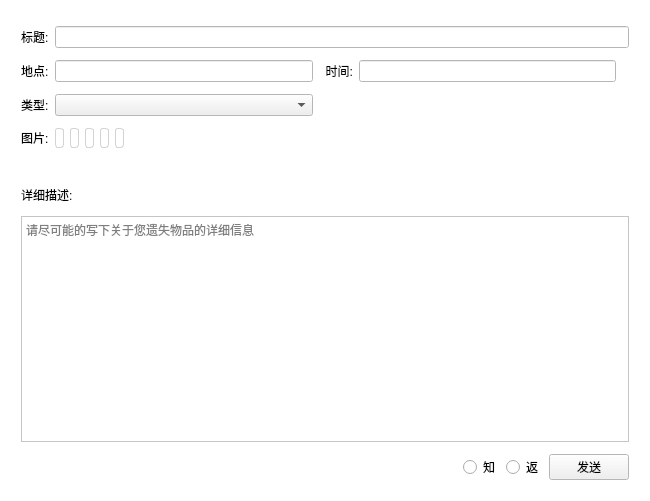
<?xml version="1.0" encoding="UTF-8"?>
<ui version="4.0">
 <class>CSendW</class>
 <widget class="QWidget" name="CSendW">
  <property name="geometry">
   <rect>
    <x>0</x>
    <y>0</y>
    <width>650</width>
    <height>501</height>
   </rect>
  </property>
  <property name="palette">
   <palette>
    <active>
     <colorrole role="Base">
      <brush brushstyle="SolidPattern">
       <color alpha="255">
        <red>255</red>
        <green>255</green>
        <blue>255</blue>
       </color>
      </brush>
     </colorrole>
     <colorrole role="Window">
      <brush brushstyle="SolidPattern">
       <color alpha="255">
        <red>255</red>
        <green>255</green>
        <blue>255</blue>
       </color>
      </brush>
     </colorrole>
    </active>
    <inactive>
     <colorrole role="Base">
      <brush brushstyle="SolidPattern">
       <color alpha="255">
        <red>255</red>
        <green>255</green>
        <blue>255</blue>
       </color>
      </brush>
     </colorrole>
     <colorrole role="Window">
      <brush brushstyle="SolidPattern">
       <color alpha="255">
        <red>255</red>
        <green>255</green>
        <blue>255</blue>
       </color>
      </brush>
     </colorrole>
    </inactive>
    <disabled>
     <colorrole role="Base">
      <brush brushstyle="SolidPattern">
       <color alpha="255">
        <red>255</red>
        <green>255</green>
        <blue>255</blue>
       </color>
      </brush>
     </colorrole>
     <colorrole role="Window">
      <brush brushstyle="SolidPattern">
       <color alpha="255">
        <red>255</red>
        <green>255</green>
        <blue>255</blue>
       </color>
      </brush>
     </colorrole>
    </disabled>
   </palette>
  </property>
  <property name="windowTitle">
   <string>CSendW</string>
  </property>
  <layout class="QHBoxLayout" name="horizontalLayout">
   <item>
    <layout class="QGridLayout" name="gridLayout">
     <property name="leftMargin">
      <number>10</number>
     </property>
     <property name="topMargin">
      <number>15</number>
     </property>
     <property name="rightMargin">
      <number>10</number>
     </property>
     <property name="bottomMargin">
      <number>10</number>
     </property>
     <property name="verticalSpacing">
      <number>12</number>
     </property>
     <item row="3" column="0">
      <widget class="QLabel" name="picL">
       <property name="text">
        <string>图片:</string>
       </property>
      </widget>
     </item>
     <item row="4" column="0">
      <widget class="QLabel" name="label_8">
       <property name="text">
        <string/>
       </property>
      </widget>
     </item>
     <item row="1" column="1">
      <widget class="QLineEdit" name="placeLE"/>
     </item>
     <item row="2" column="1">
      <widget class="QComboBox" name="typeCB"/>
     </item>
     <item row="2" column="0">
      <widget class="QLabel" name="typeL">
       <property name="text">
        <string>类型:</string>
       </property>
      </widget>
     </item>
     <item row="1" column="0">
      <widget class="QLabel" name="placeL">
       <property name="text">
        <string>地点:</string>
       </property>
      </widget>
     </item>
     <item row="0" column="1" colspan="4">
      <widget class="QLineEdit" name="capLE">
       <property name="minimumSize">
        <size>
         <width>0</width>
         <height>0</height>
        </size>
       </property>
      </widget>
     </item>
     <item row="1" column="3">
      <widget class="QLineEdit" name="timeLE"/>
     </item>
     <item row="0" column="0">
      <widget class="QLabel" name="capL">
       <property name="text">
        <string>标题:</string>
       </property>
      </widget>
     </item>
     <item row="1" column="2">
      <widget class="QLabel" name="timeL">
       <property name="text">
        <string>  时间:</string>
       </property>
      </widget>
     </item>
     <item row="6" column="0" colspan="5">
      <widget class="QTextEdit" name="infoTE">
       <property name="placeholderText">
        <string>请尽可能的写下关于您遗失物品的详细信息</string>
       </property>
      </widget>
     </item>
     <item row="5" column="0" colspan="5">
      <widget class="QLabel" name="infoL">
       <property name="text">
        <string>详细描述:</string>
       </property>
      </widget>
     </item>
     <item row="1" column="4">
      <widget class="QLabel" name="timePicL">
       <property name="sizePolicy">
        <sizepolicy hsizetype="Minimum" vsizetype="Minimum">
         <horstretch>0</horstretch>
         <verstretch>0</verstretch>
        </sizepolicy>
       </property>
       <property name="text">
        <string/>
       </property>
       <property name="pixmap">
        <pixmap resource="res/hjqrc.qrc">:/hjq/timePic</pixmap>
       </property>
       <property name="scaledContents">
        <bool>true</bool>
       </property>
      </widget>
     </item>
     <item row="7" column="0" colspan="5">
      <layout class="QHBoxLayout" name="hLayout1">
       <item>
        <spacer name="horizontalSpacer">
         <property name="orientation">
          <enum>Qt::Horizontal</enum>
         </property>
         <property name="sizeHint" stdset="0">
          <size>
           <width>40</width>
           <height>20</height>
          </size>
         </property>
        </spacer>
       </item>
       <item>
        <widget class="QRadioButton" name="zhiRB">
         <property name="text">
          <string>知</string>
         </property>
        </widget>
       </item>
       <item>
        <widget class="QRadioButton" name="retRB">
         <property name="text">
          <string>返</string>
         </property>
        </widget>
       </item>
       <item>
        <widget class="QPushButton" name="submitBtn">
         <property name="text">
          <string>发送</string>
         </property>
        </widget>
       </item>
      </layout>
     </item>
     <item row="3" column="1" colspan="3">
      <layout class="QHBoxLayout" name="hLayout2">
       <item>
        <widget class="QLabel" name="pic1L">
         <property name="styleSheet">
          <string notr="true">border-radius:3px; border:1px solid lightgray;</string>
         </property>
         <property name="text">
          <string/>
         </property>
         <property name="scaledContents">
          <bool>true</bool>
         </property>
        </widget>
       </item>
       <item>
        <widget class="QLabel" name="pic2L">
         <property name="styleSheet">
          <string notr="true">border-radius:3px; border:1px solid lightgray;</string>
         </property>
         <property name="text">
          <string/>
         </property>
         <property name="scaledContents">
          <bool>true</bool>
         </property>
        </widget>
       </item>
       <item>
        <widget class="QLabel" name="pic3L">
         <property name="styleSheet">
          <string notr="true">border-radius:3px; border:1px solid lightgray;</string>
         </property>
         <property name="text">
          <string/>
         </property>
         <property name="scaledContents">
          <bool>true</bool>
         </property>
        </widget>
       </item>
       <item>
        <widget class="QLabel" name="pic4L">
         <property name="styleSheet">
          <string notr="true">border-radius:3px; border:1px solid lightgray;</string>
         </property>
         <property name="text">
          <string/>
         </property>
         <property name="scaledContents">
          <bool>true</bool>
         </property>
        </widget>
       </item>
       <item>
        <widget class="QLabel" name="pic5L">
         <property name="styleSheet">
          <string notr="true">border-radius:3px; border:1px solid lightgray;</string>
         </property>
         <property name="text">
          <string/>
         </property>
         <property name="scaledContents">
          <bool>true</bool>
         </property>
        </widget>
       </item>
       <item>
        <spacer name="horizontalSpacer_2">
         <property name="orientation">
          <enum>Qt::Horizontal</enum>
         </property>
         <property name="sizeType">
          <enum>QSizePolicy::Fixed</enum>
         </property>
         <property name="sizeHint" stdset="0">
          <size>
           <width>5</width>
           <height>0</height>
          </size>
         </property>
        </spacer>
       </item>
       <item>
        <widget class="QPushButton" name="addPicBtn">
         <property name="cursor">
          <cursorShape>PointingHandCursor</cursorShape>
         </property>
         <property name="styleSheet">
          <string notr="true">border:none;</string>
         </property>
         <property name="text">
          <string/>
         </property>
         <property name="icon">
          <iconset resource="res/hjqrc.qrc">
           <normaloff>:/hjq/add</normaloff>:/hjq/add</iconset>
         </property>
         <property name="iconSize">
          <size>
           <width>20</width>
           <height>20</height>
          </size>
         </property>
        </widget>
       </item>
       <item>
        <widget class="QPushButton" name="delPicBtn">
         <property name="cursor">
          <cursorShape>PointingHandCursor</cursorShape>
         </property>
         <property name="styleSheet">
          <string notr="true">border:none;</string>
         </property>
         <property name="text">
          <string/>
         </property>
         <property name="icon">
          <iconset resource="res/hjqrc.qrc">
           <normaloff>:/hjq/del</normaloff>:/hjq/del</iconset>
         </property>
         <property name="iconSize">
          <size>
           <width>20</width>
           <height>20</height>
          </size>
         </property>
        </widget>
       </item>
       <item>
        <spacer name="horizontalSpacer_3">
         <property name="orientation">
          <enum>Qt::Horizontal</enum>
         </property>
         <property name="sizeHint" stdset="0">
          <size>
           <width>40</width>
           <height>20</height>
          </size>
         </property>
        </spacer>
       </item>
      </layout>
     </item>
    </layout>
   </item>
  </layout>
 </widget>
 <layoutdefault spacing="6" margin="11"/>
 <resources>
  <include location="res/hjqrc.qrc"/>
 </resources>
 <connections/>
</ui>
